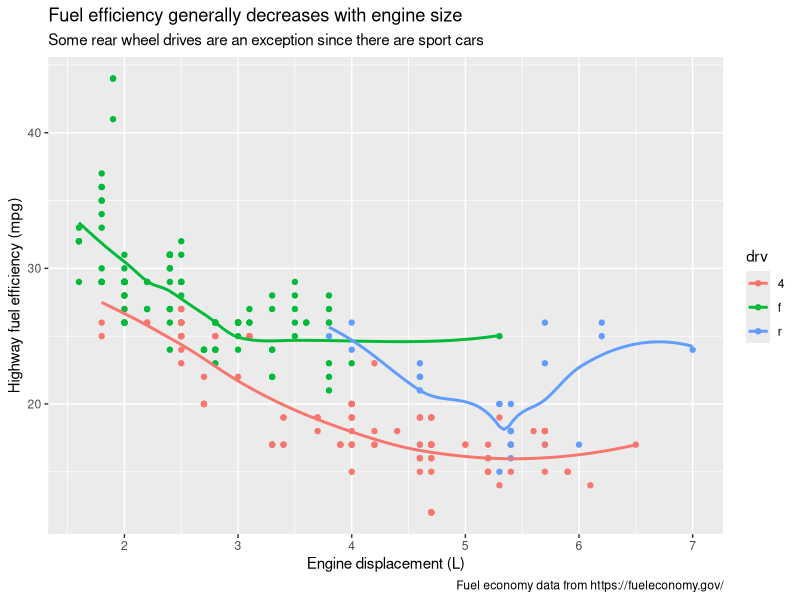
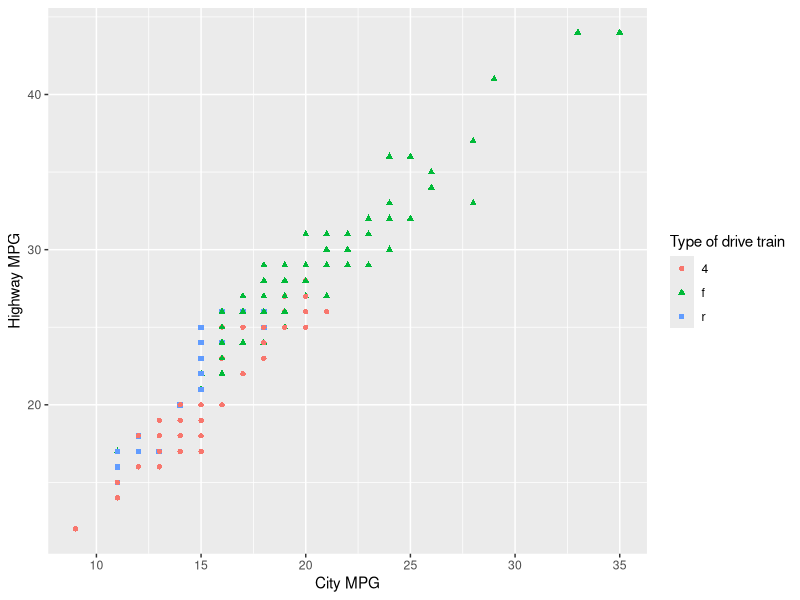
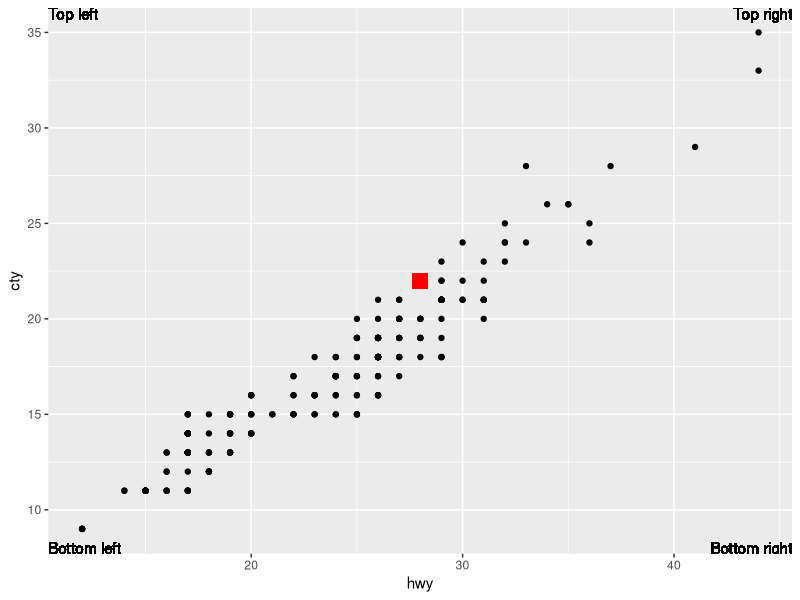
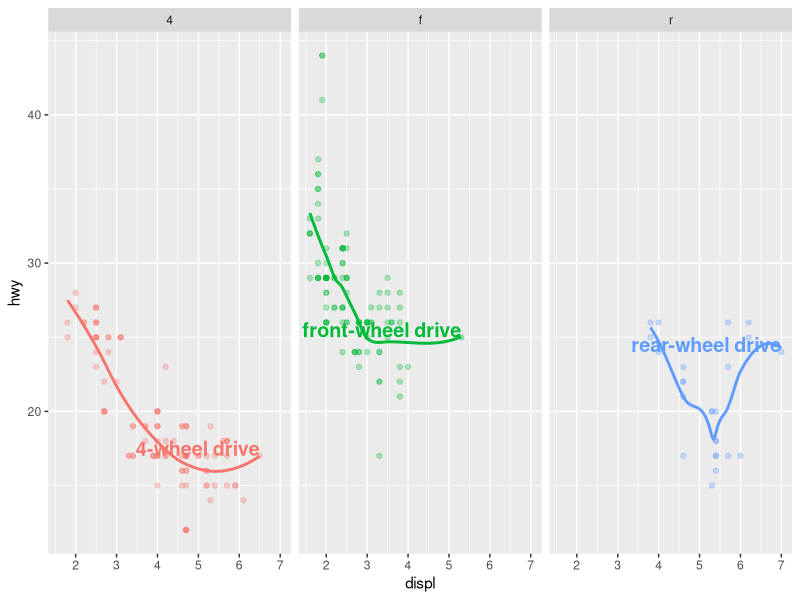
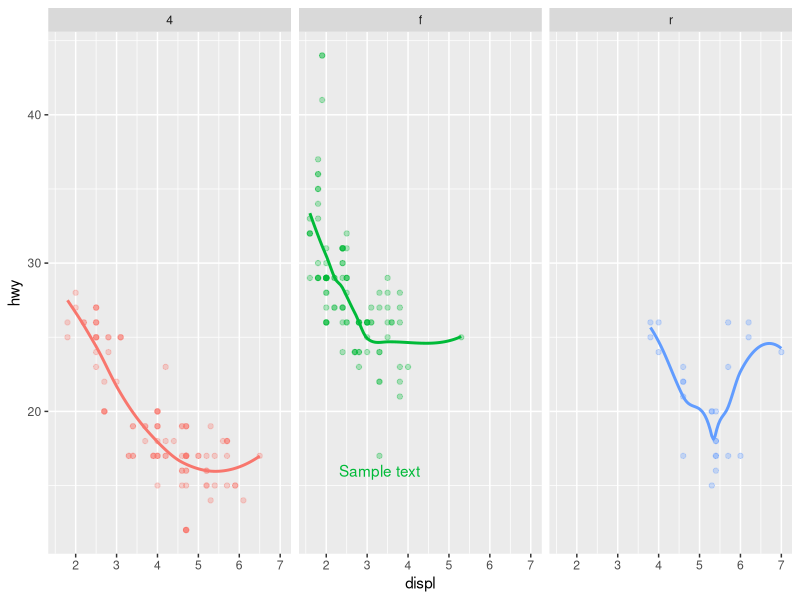
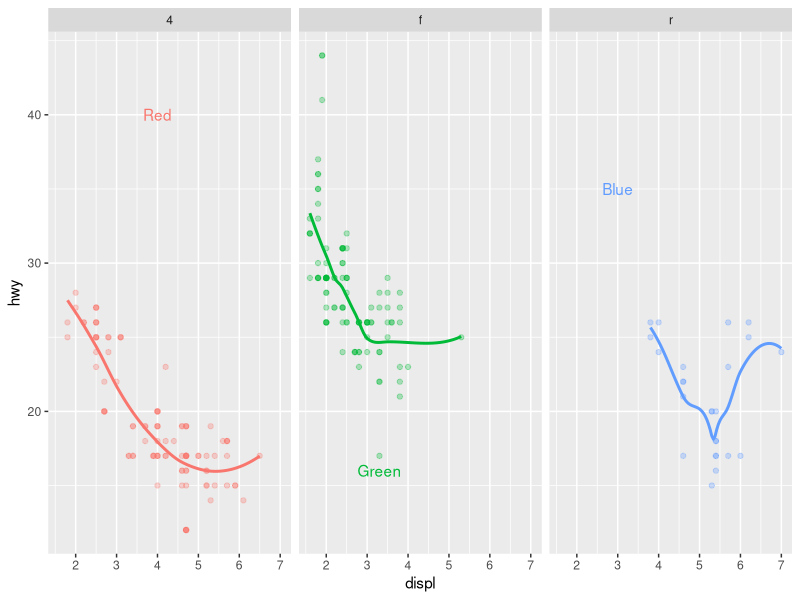
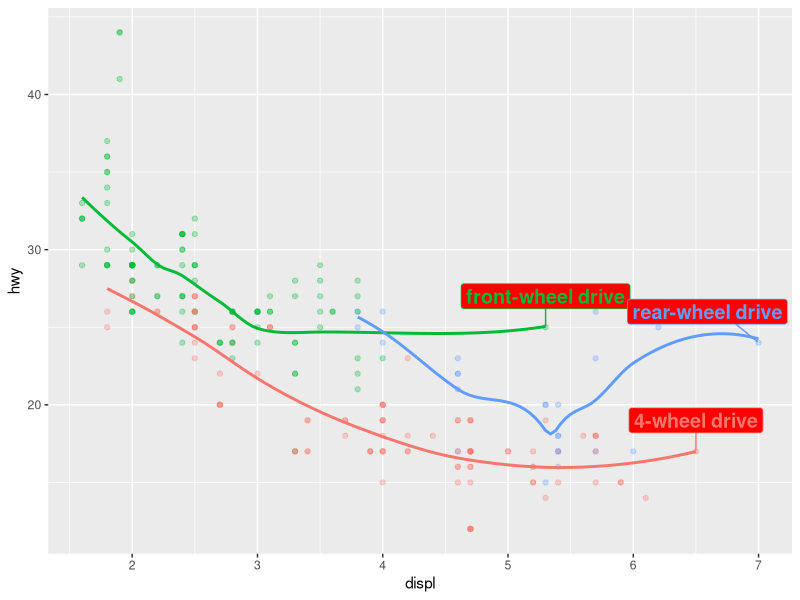
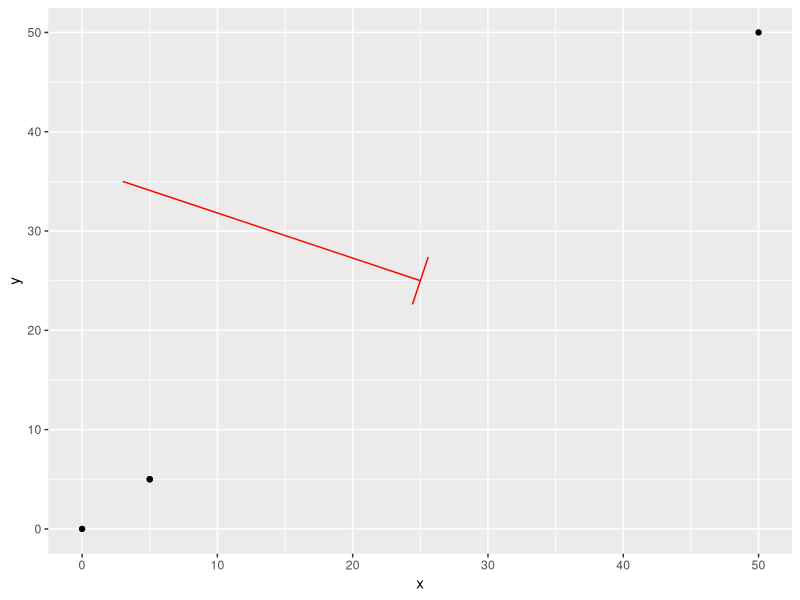

These figures' R source, in order:
## ---- chunk 1
knitr::opts_chunk$set(echo = TRUE)
library(tidyverse)
library(ggrepel)
library(patchwork)
library(scales)
## ---- chunk 2
ggplot(mpg, aes(displ, hwy, color = drv)) +
  geom_point() +
  geom_smooth(se = FALSE) +
  labs(
    title = "Fuel efficiency generally decreases with engine size",
    subtitle = "Some rear wheel drives are an exception since there are sport cars",
    caption = "Fuel economy data from https://fueleconomy.gov/",
    x = "Engine displacement (L)",
    y = "Highway fuel efficiency (mpg)"
  )
## ---- chunk 3
ggplot(mpg, aes(cty, hwy, color = drv, shape = drv)) +
  geom_point() +
  labs(
    x = "City MPG",
    y = "Highway MPG",
    color = "Type of drive train",
    shape = "Type of drive train"
  )
## ---- chunk 4
# Leaving this here for possibly another time
## ---- chunk 5
last_plot <- ggplot(mpg, aes(hwy, cty)) +
  geom_point() +
  geom_text(
    label = "Top left",
    x = -Inf,
    y = Inf,
    hjust = 0,
    vjust = 1
  ) +
  geom_text(
    label = "Top right",
    x = Inf,
    y = Inf,
    hjust = 1,
    vjust = 1
  ) +
  geom_text(
    label = "Bottom right",
    x = Inf,
    y = -Inf,
    hjust = 1,
    vjust = 0
  ) +
  geom_text(
    label = "Bottom left",
    x = -Inf,
    y = -Inf,
    hjust = 0,
    vjust = 0
  )
## ---- chunk 6
# Look above for the last plot used. I'm going to extract the range values of the plot. You can check the code piecemeal to see how I'm extracting the values:
x_max <- layer_scales(last_plot)$x$range$range[2]
x_min <- layer_scales(last_plot)$x$range$range[1]
y_max <- layer_scales(last_plot)$y$range$range[2]
y_min <- layer_scales(last_plot)$y$range$range[1]

last_plot +
  annotate(
    geom = "point",
    x = (x_max + x_min) / 2, y = (y_max + y_min) / 2,
    color = "red", shape = 15, size = 5
  )

## ---- chunk 7
label_info <- mpg |>
  group_by(drv) |>
  arrange(desc(displ)) |>
  slice_head(n = 1) |>
  mutate(
    drive_type = case_when(
      drv == "f" ~ "front-wheel drive",
      drv == "r" ~ "rear-wheel drive",
      drv == "4" ~ "4-wheel drive"
    )
  ) |>
  select(displ, hwy, drv, drive_type)

ggplot(mpg, aes(x = displ, y = hwy, color = drv)) +
  geom_point(alpha = 0.3) +
  geom_smooth(se = FALSE) +
  facet_wrap(~drv) +
  geom_text(
    data = label_info, 
    aes(x = displ, y = hwy, label = drive_type),
    fontface = "bold", size = 5, hjust = "right", vjust = "bottom"
  ) +
  theme(legend.position = "none")

# In this example it appears to act as expected. We get a single label for each subplot. There is some problems with the small x-axis causing some of the label text to be chopped off (Front-wheel drive). Lets see about fixing this
## ---- chunk 8
# We can add a single label to a facet by creating our desired dataframe:
single_label <- data.frame(displ = 3.3, hwy = 16, lab = "Sample text", drv = "f")

ggplot(mpg, aes(x = displ, y = hwy, color = drv)) +
  geom_point(alpha = 0.3) +
  geom_smooth(se = FALSE) +
  facet_wrap(~drv) +
  geom_text(
    data = single_label,
    label = single_label$lab
  ) +
  theme(legend.position = "none")

# This can be expanded to include multiple different labels:
multiple_labels <- data.frame(displ = c(4, 3.3, 3), hwy = c(40, 16, 35),
                              lab = c("Red", "Green", "Blue"), drv = c("4", "f", "r"))

ggplot(mpg, aes(x = displ, y = hwy, color = drv)) +
  geom_point(alpha = 0.3) +
  geom_smooth(se = FALSE) +
  facet_wrap(~drv) +
  geom_text(
    data = multiple_labels,
    label = multiple_labels$lab
  ) +
  theme(legend.position = "none")
## ---- chunk 9
# Look above for label_info
ggplot(mpg, aes(x = displ, y = hwy, color = drv)) +
  geom_point(alpha = 0.3) +
  geom_smooth(se = FALSE) +
  geom_label_repel(
    data = label_info, 
    aes(x = displ, y = hwy, label = drive_type),
    fontface = "bold", size = 5, nudge_y = 2, fill = "red"
  ) +
  theme(legend.position = "none")
#> `geom_smooth()` using method = 'loess' and formula = 'y ~ x'
## ---- chunk 10
data <- data.frame(
  x = c(0, 50, 5, 5),
  y = c(0, 50, 5, 5)
)

ggplot(data, aes(x, y)) +
  geom_point() +
  annotate(
    geom = "segment",
    x = 3, y = 35, xend = 25, yend = 25, color = "red",
    arrow = arrow(angle = 90)
  )

ggplot(data, aes(x, y)) +
  geom_point() +
  annotate(
    geom = "segment",
    x = 3, y = 35, xend = 25, yend = 25, color = "red",
    arrow = arrow(length = unit(1, "inches"))
  )

ggplot(data, aes(x, y)) +
  geom_point() +
  annotate(
    geom = "segment",
    x = 3, y = 35, xend = 25, yend = 25, color = "red",
    arrow = arrow(ends = "first")
  )

ggplot(data, aes(x, y)) +
  geom_point() +
  annotate(
    geom = "segment",
    x = 3, y = 35, xend = 25, yend = 25, color = "red",
    arrow = arrow(type = "open")
  )
## ---- chunk 11
df <- tibble(
  x = rnorm(10000),
  y = rnorm(10000)
)

ggplot(df, aes(x, y)) +
  geom_hex() +
  scale_color_gradient(low = "white", high = "red") +
  coord_fixed()
# Since we are using `geom_hex` we need to use a fill gradient for continuous color

ggplot(df, aes(x, y)) +
  geom_hex() +
  scale_fill_gradient(low = "white", high = "red") +
  coord_fixed()
## ---- chunk 12
# The first argument to every scale is the label of the scale (e.g. are we making changes to x axis, size, shape etc.?) For labs we have to similarly specify this but inside of the function instead.

ggplot(mpg, aes(displ, hwy)) +
  geom_point() +
  labs(
    title = "As engine size increases, fuel economy generally decreases",
    x = "Engine Displacement (L)",
    y = "Highway miles per gallon"
  )

ggplot(mpg, aes(displ, hwy)) +
  geom_point() +
  scale_x_continuous("Engine Displacement (L)") +
  scale_y_continuous("Highway miles per gallon") +
  labs(title = "As engine size increases, fuel economy generally decreases")
## ---- chunk 13
presidential |>
  mutate(id = 33 + row_number()) |>
  ggplot(aes(x = start, y = id, color = party)) +
  geom_point() +
  geom_segment(aes(xend = end, yend = id)) +
  scale_color_manual(values = c(Republican = "#E81B23", Democratic = "#00AEF3")) +
  scale_x_date(name = NULL, breaks = presidential$start, date_labels = "'%y")
## ---- chunk 14
presidential |>
  mutate(id = as.factor(33 + row_number())) |>
  ggplot(aes(x = start, y = id, color = party)) +
  geom_point() +
  geom_segment(aes(xend = end, yend = id)) +
  scale_color_manual(values = c(Republican = "#E81B23", Democratic = "#00AEF3")) +
  scale_x_date(name = NULL, breaks = presidential$start, date_labels = "'%y")
# I'm not sure why the axis ticks go up in values of 3 only. This code is essentially identical to part c) just `id` is replaced with `name_id`. The only difference that might be making this weird change is that name_id is a factor while id is double...? So I changed id to a factor and it appears to work now as intended. There is likely a better way to do this.
## ---- chunk 15
presidential |>
  mutate(
    id = 33 + row_number(),
    name_id = fct_inorder(str_c(name, " (", id, ")"))
    ) |>
  ggplot(aes(x = start, y = name_id, color = party)) +
  geom_point() +
  geom_segment(aes(xend = end, yend = name_id)) +
  scale_color_manual(values = c(Republican = "#E81B23", Democratic = "#00AEF3")) +
  scale_x_date(name = NULL, breaks = presidential$start, date_labels = "'%y") +
  scale_y_discrete(NULL) # Get rid of the `name_id` axis name 
## ---- chunk 16
new_presidential <- presidential |>
  mutate(
    id = 33 + row_number(),
    name_id = fct_inorder(str_c(name, " (", id, ")"))
    )

new_presidential |>
  ggplot(aes(x = start, y = name_id, color = party)) +
  geom_point() +
  geom_segment(aes(xend = end, yend = name_id)) +
  scale_color_manual(values = c(Republican = "#E81B23", Democratic = "#00AEF3")) +
  scale_x_date(name = NULL, breaks = presidential$start, date_labels = "'%y") +
  scale_y_discrete(NULL) +
  annotate(
    geom = "segment",
    x = presidential$start[11], y = (45 - 33), xend = presidential$start[12], yend = (45 - 33), 
    colour = "purple",
    arrow = arrow(type = "open", angle = 20,)
  ) + # Remember that the y-axis actually goes from 1 to 12, so the y-axis tick labels may be misleading
  annotate(
    geom = "text",
    x = new_presidential$start[10], y = (45 - 33), label = "Current President", 
    size = 3, colour = "purple"
  )
## ---- chunk 17
four_years <- seq.Date(from = presidential$start[1], to = tail(presidential$start, 1), by = 365 * 4)
# There is a better way of doing the above using lubridate package in `graphics-for-communication.Rmd` under the first edition solutions to this book

new_presidential |>
  ggplot(aes(x = start, y = name_id, color = party)) +
  geom_point() +
  geom_segment(aes(xend = end, yend = name_id)) +
  scale_color_manual(values = c(Republican = "#E81B23", Democratic = "#00AEF3")) +
  scale_x_date(name = NULL, breaks = presidential$start, date_labels = "'%y",
               minor_breaks = four_years) +
  scale_y_discrete(NULL) +
  annotate(
    geom = "segment",
    x = presidential$start[11], y = (45 - 33), xend = presidential$start[12], yend = (45 - 33), 
    colour = "purple",
    arrow = arrow(type = "open", angle = 20,)
  ) +
  annotate(
    geom = "text",
    x = new_presidential$start[10], y = (45 - 33), label = "Current President", 
    size = 3, colour = "purple"
  )
## ---- chunk 18
ggplot(diamonds, aes(x = carat, y = price)) +
  geom_point(aes(color = cut), alpha = 1/20) +
  guides(color = guide_legend(override.aes = list(size = 4, alpha = 1/5)))
## ---- chunk 19
new_presidential <- presidential |>
  mutate(
    id = 33 + row_number(),
    name_id = fct_inorder(str_c(name, " (", id, ")"))
    )

new_presidential |>
  ggplot(aes(x = start, y = name_id, color = party)) +
  geom_point() +
  geom_segment(aes(xend = end, yend = name_id)) +
  scale_color_manual(values = c(Republican = "#E81B23", Democratic = "#00AEF3")) +
  scale_x_date(name = NULL, breaks = presidential$start, date_labels = "'%y") +
  scale_y_discrete(NULL) +
  annotate(
    geom = "segment",
    x = presidential$start[11], y = (45 - 33), xend = presidential$start[12], yend = (45 - 33), 
    colour = "purple",
    arrow = arrow(type = "open", angle = 20,)
  ) + # Remember that the y-axis actually goes from 1 to 12, so the y-axis tick labels may be misleading
  annotate(
    geom = "text",
    x = new_presidential$start[10], y = (45 - 33), label = "Current President", 
    size = 3, colour = "purple"
  ) +
  theme_bw()
# Looks quite nice now. One thing I would change is whether that "Current President" label is even necessary. The least we can do is change the arrowhead so its not directly ontop of the red point denoting Trump's start term.
## ---- chunk 20
new_presidential |>
  ggplot(aes(x = start, y = name_id, color = party)) +
  geom_point() +
  geom_segment(aes(xend = end, yend = name_id)) +
  scale_color_manual(values = c(Republican = "#E81B23", Democratic = "#00AEF3")) +
  scale_x_date(name = NULL, breaks = presidential$start, date_labels = "'%y") +
  scale_y_discrete(NULL) +
  annotate(
    geom = "segment",
    x = presidential$start[11], y = (45 - 33), xend = presidential$start[12], yend = (45 - 33), 
    colour = "purple",
    arrow = arrow(type = "open", angle = 20,)
  ) + # Remember that the y-axis actually goes from 1 to 12, so the y-axis tick labels may be misleading
  annotate(
    geom = "text",
    x = new_presidential$start[10], y = (45 - 33), label = "Current President", 
    size = 3, colour = "purple"
  ) +
  theme_bw() +
  theme(axis.text = element_text(colour = "blue", face = "bold"))

## ---- chunk 21
p1 <- ggplot(mpg, aes(x = displ, y = hwy)) + 
  geom_point() + 
  labs(title = "Plot 1")
p2 <- ggplot(mpg, aes(x = drv, y = hwy)) + 
  geom_boxplot() + 
  labs(title = "Plot 2")
p3 <- ggplot(mpg, aes(x = cty, y = hwy)) + 
  geom_point() + 
  labs(title = "Plot 3")

p1 | p2 / p3
# When omitting parentheses we get behavior similar to the following instead:
p1 | (p2 / p3)
# This is because we are using BODMAS in some form via parentheses. Some operators have different orders of operation.
## ---- chunk 22
p1 / (p2 | p3) +
  plot_annotation(
    tag_levels = "A",
    tag_prefix = "Fig. ",
    tag_suffix = ":"
    )
